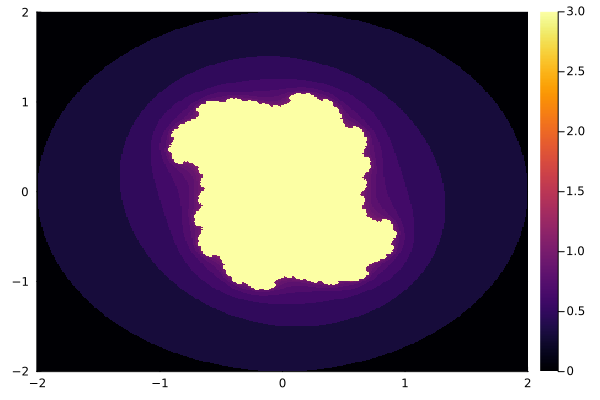

Here is the Julia script that generated this plot:
using Plots

function iter_number(c, z, n_max)
    i = 1
    while abs(z) < max(2, abs(c)) && i < n_max
        z = z^2 + c
        i += 1
    end
    return i
end


function create_julia_set(c, n_max, n_mesh)
    x = range(-2, 2; length = n_mesh)
    y = range(-2, 2; length = n_mesh)
    z = Complex.(x', y)
    n_iter = iter_number.(c, z, n_max)
    heatmap(x, y, log10.(n_iter))
    savefig("kadai5-1.png")
end


create_julia_set(Complex(0.25, 0.2), 1000, 400)
